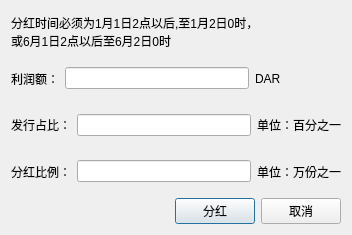
<?xml version="1.0" encoding="UTF-8"?>
<ui version="4.0">
 <class>ShareMoneyDlg</class>
 <widget class="QDialog" name="ShareMoneyDlg">
  <property name="windowModality">
   <enum>Qt::ApplicationModal</enum>
  </property>
  <property name="geometry">
   <rect>
    <x>0</x>
    <y>0</y>
    <width>352</width>
    <height>235</height>
   </rect>
  </property>
  <property name="windowTitle">
   <string>分红</string>
  </property>
  <property name="modal">
   <bool>true</bool>
  </property>
  <layout class="QVBoxLayout" name="verticalLayout">
   <item>
    <widget class="QLabel" name="label_3">
     <property name="text">
      <string>分红时间必须为1月1日2点以后,至1月2日0时，
或6月1日2点以后至6月2日0时</string>
     </property>
    </widget>
   </item>
   <item>
    <layout class="QHBoxLayout" name="horizontalLayout_2">
     <item>
      <widget class="QLabel" name="label_4">
       <property name="text">
        <string>利润额：</string>
       </property>
      </widget>
     </item>
     <item>
      <widget class="QLineEdit" name="edtFreeMoney"/>
     </item>
     <item>
      <widget class="QLabel" name="label_6">
       <property name="text">
        <string>DAR</string>
       </property>
      </widget>
     </item>
     <item>
      <spacer name="horizontalSpacer">
       <property name="orientation">
        <enum>Qt::Horizontal</enum>
       </property>
       <property name="sizeType">
        <enum>QSizePolicy::Fixed</enum>
       </property>
       <property name="sizeHint" stdset="0">
        <size>
         <width>60</width>
         <height>20</height>
        </size>
       </property>
      </spacer>
     </item>
    </layout>
   </item>
   <item>
    <layout class="QHBoxLayout" name="horizontalLayout_3">
     <item>
      <widget class="QLabel" name="label_5">
       <property name="text">
        <string>发行占比：</string>
       </property>
      </widget>
     </item>
     <item>
      <widget class="QLineEdit" name="edtPunishPercent"/>
     </item>
     <item>
      <widget class="QLabel" name="label_7">
       <property name="text">
        <string>单位：百分之一</string>
       </property>
      </widget>
     </item>
    </layout>
   </item>
   <item>
    <layout class="QHBoxLayout" name="horizontalLayout">
     <item>
      <widget class="QLabel" name="label">
       <property name="text">
        <string>分红比例：</string>
       </property>
      </widget>
     </item>
     <item>
      <widget class="QLineEdit" name="editSharePercent">
       <property name="readOnly">
        <bool>true</bool>
       </property>
      </widget>
     </item>
     <item>
      <widget class="QLabel" name="label_2">
       <property name="text">
        <string>单位：万份之一</string>
       </property>
      </widget>
     </item>
    </layout>
   </item>
   <item>
    <layout class="QHBoxLayout" name="horizontalLayout_4">
     <item>
      <spacer name="horizontalSpacer_2">
       <property name="orientation">
        <enum>Qt::Horizontal</enum>
       </property>
       <property name="sizeHint" stdset="0">
        <size>
         <width>40</width>
         <height>20</height>
        </size>
       </property>
      </spacer>
     </item>
     <item>
      <widget class="QPushButton" name="pushButton">
       <property name="text">
        <string>分红</string>
       </property>
      </widget>
     </item>
     <item>
      <widget class="QPushButton" name="pushButton_2">
       <property name="text">
        <string>取消</string>
       </property>
      </widget>
     </item>
    </layout>
   </item>
  </layout>
 </widget>
 <resources/>
 <connections/>
</ui>
